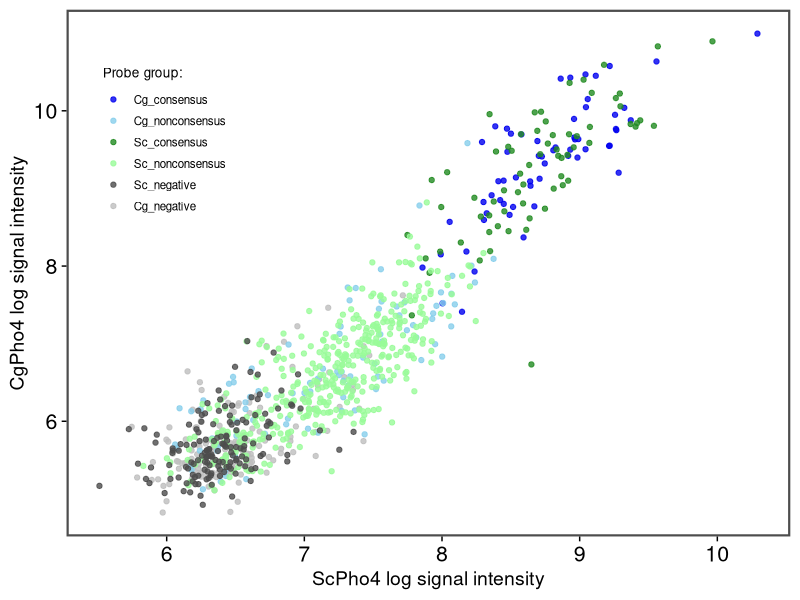
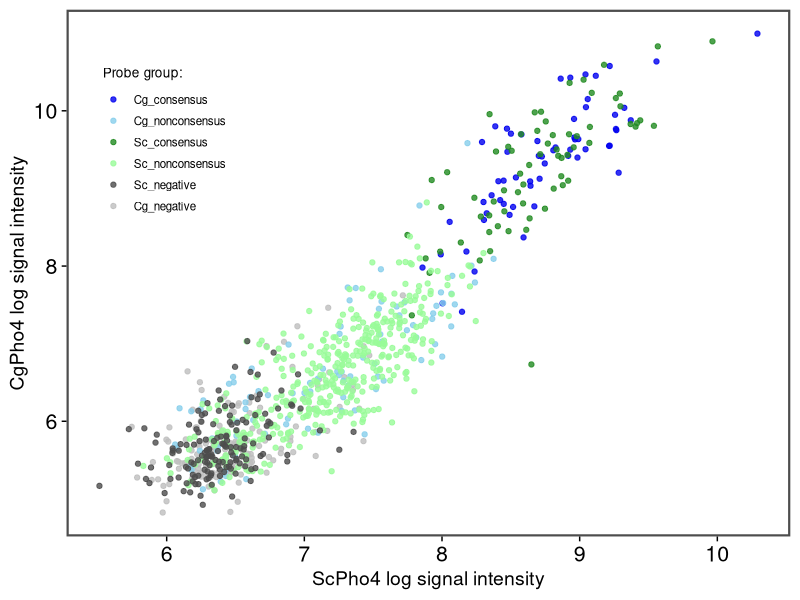

The R source for these figures, in order:
## ---- chunk 1
require(tidyverse)
require(readxl)
require(cowplot)
## ---- chunk 2
rawSc = read_excel("../output/20230322_ScHigh_550_5_median_new.xlsx")
rawCg = read_excel("../output/20230322_CgHigh_550_10_median_new.xlsx")
names(rawSc)[1] = "index"
names(rawCg)[1] = "index"
## ---- chunk 3
name_pattern = c(group = "^[^_]*_[^_]*", "_",  name = ".*", rep = "_o\\d_r\\d$")
name_pattern_neg = c(group = "Cg_neg", "_", name = "\\d+", "_", rep = "\\d$")
datSc <- rawSc %>% 
  filter(!grepl("Cg_neg", Name)) %>% 
  # split the name column to create a group and a probe name
  separate_wider_regex(Name, patterns = name_pattern) %>% 
  mutate(
    consensus = grepl("CACGTG", Sequence),
    group = ifelse(group == "sc_Probes",
                   ifelse(consensus, "Sc_consensus", "Sc_nonconsensus"),
                   group)) %>% 
  select(index, group, name, rep, #starts_with("Name"),
         sequence = Sequence,
         starts_with("Alexa"), median_six_rows) %>% 
  arrange(index)

datSc <- rbind(
  datSc,
  filter(rawSc, grepl("Cg_neg", Name)) %>% 
  # split the name column to create a group and a probe name
  separate_wider_regex(Name, patterns = name_pattern_neg) %>% 
  select(index, group, name, rep, #starts_with("Name"),
         sequence = Sequence,
         starts_with("Alexa"), median_six_rows) %>% 
  arrange(index)
)

medSc <- datSc %>% 
  group_by(group, name) %>% 
  summarize(
    sequence = first(sequence),
    my_median = median(Alexa488Adjusted),
    median_six_rows = last(median_six_rows)
  )
## ---- chunk 4
datCg <- rawCg %>% 
  filter(!grepl("Cg_neg", Name)) %>% 
  # split the name column to create a group and a probe name
  separate_wider_regex(Name, patterns = name_pattern) %>% 
  mutate(
    consensus = grepl("CACGTG", Sequence),
    group = ifelse(group == "sc_Probes",
                   ifelse(consensus, "Sc_consensus", "Sc_nonconsensus"),
                   group)) %>% 
  select(index, group, name, rep, #starts_with("Name"),
         sequence = Sequence,
         starts_with("Alexa"), median_six_rows) %>% 
  arrange(index)

datCg <- rbind(
  datCg,
  filter(rawCg, grepl("Cg_neg", Name)) %>% 
  # split the name column to create a group and a probe name
  separate_wider_regex(Name, patterns = name_pattern_neg) %>% 
  select(index, group, name, rep, #starts_with("Name"),
         sequence = Sequence,
         starts_with("Alexa"), median_six_rows) %>% 
  arrange(index)
)

medCg <- datCg %>% 
  group_by(group, name) %>% 
  summarize(
    sequence = first(sequence),
    my_median = median(Alexa488Adjusted),
    median_six_rows = last(median_six_rows)
  )
## ---- chunk 5
medJoin <- inner_join(medCg, medSc, by = c("group", "name", "sequence"), 
                      suffix = c("_Cg", "_Sc"))
medJoin$group = factor(medJoin$group,
                       levels = c("BLI_UASp2", "MitomiProbe_mut", "Cg_consensus",
                                  "Cg_nonconsensus", "Sc_consensus",
                                  "Sc_nonconsensus", "sc_NegCtrl", "Cg_neg"),
                       labels = c("BLI_UASp2", "MitomiProbe_mut", "Cg_consensus",
                                  "Cg_nonconsensus", "Sc_consensus", 
                                  "Sc_nonconsensus", "Sc_negative", "Cg_negative")
                       )
## ---- chunk 6
grp.color = c("Cg_consensus" = "blue2", "Cg_nonconsensus" = "skyblue",
              "Sc_consensus" = "forestgreen", "Sc_nonconsensus" = "palegreen",
              "Sc_negative" = "gray30", "Cg_negative" = "gray")
p <- medJoin %>% 
  filter(grepl("^Cg|^Sc", group)) %>% 
  mutate(lnSc = log(my_median_Sc), lnCg = log(my_median_Cg)) %>% 
  ggplot(aes(x = lnSc, y = lnCg)) +
  geom_point(aes(color = group), alpha = 0.8) +
  #geom_abline(slope = 1, intercept = 0, color = "red", linetype = 3) +
  scale_color_manual("Probe group:", values = grp.color) +
  xlab("ScPho4 log signal intensity") +
  ylab("CgPho4 log signal intensity") +
  theme_cowplot() + panel_border(color = "gray30", size = 1.5) +
  theme(
    axis.line = element_blank(),
    axis.text = element_text(size = rel(1.1)),
    legend.position = c(0.05, 0.75),
    legend.title = element_text(size = rel(0.7)),
    legend.text = element_text(size = rel(0.6)),
    legend.background = element_rect(fill = alpha("white", 0.5))
  )
p
ggsave("../output/20240305-gcPBM-genomic-probes-and-nc-only.png", width = 4.2, height = 4)
